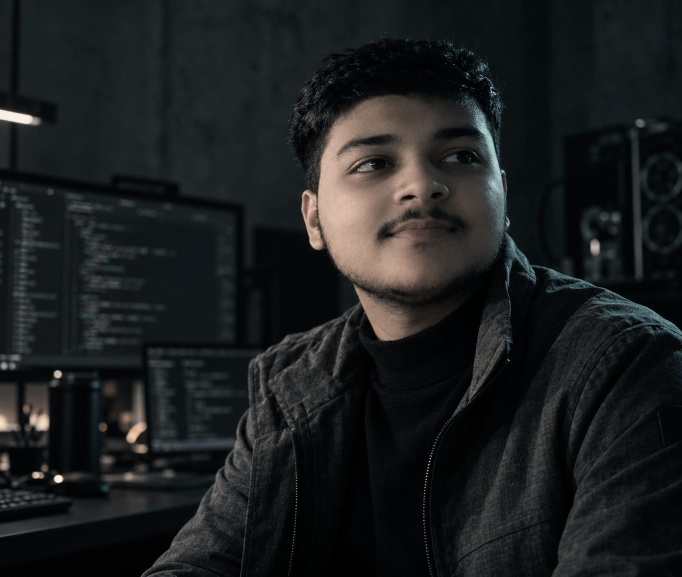
#> input picture assets/Babulprofile.jpeg, 1364 x 1153 px (shown at 1/2 size)
$ python process_portrait.py
#> lines starting #> are read from the running program, lines starting #| are printed output that depends on the picture
import os
import base64
from PIL import Image, ImageEnhance

# Input portrait provided by Babul
source_path = os.path.join("assets", "Babulprofile.jpeg")
if not os.path.exists(source_path):
    source_path = os.path.join("assets", "babul_portrait.jpg")

im = Image.open(source_path)
#> im is the input picture: PIL image 1364x1153 RGB; mean R, G, B 27.8, 30.4, 31.6
width, height = im.size
#> width = 1364; height = 1153
print(f"Source image size: {width}x{height}")
#| Source image size: 1364x1153

# Optimal editorial crop:
# Focus on Babul's face and upper tech jacket
# x: 320 to 1240 (920 wide)
# y: 30 to 950 (920 high)
crop = im.crop((320, 30, 1240, 950))
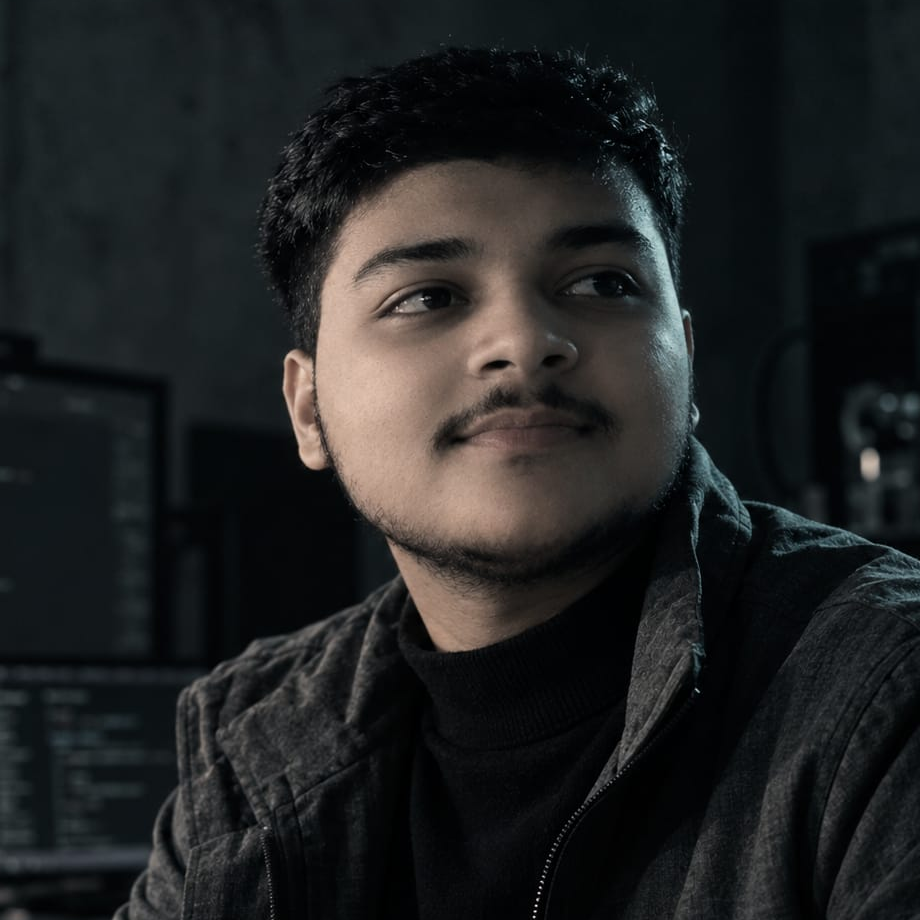
#> crop: PIL image 920x920 RGB; mean R, G, B 32.8, 34.2, 34.8
crop = crop.resize((480, 480), Image.Resampling.LANCZOS)
#> crop: PIL image 480x480 RGB

# Subtle contrast enhancement for editorial studio finish
enhancer = ImageEnhance.Contrast(crop)
crop = enhancer.enhance(1.05)

out_path = os.path.join("assets", "portrait_processed.jpg")
crop.save(out_path, "JPEG", quality=88, optimize=True)

# Generate base64 string
b64_data = base64.b64encode(open(out_path, "rb").read()).decode("utf-8")
b64_path = os.path.join("assets", "portrait_base64.txt")
with open(b64_path, "w", encoding="utf-8") as f:
    f.write(b64_data)

print(f"Processed portrait saved to {out_path} ({os.path.getsize(out_path)} bytes)")
print(f"Base64 saved to {b64_path} ({len(b64_data)} characters)")
